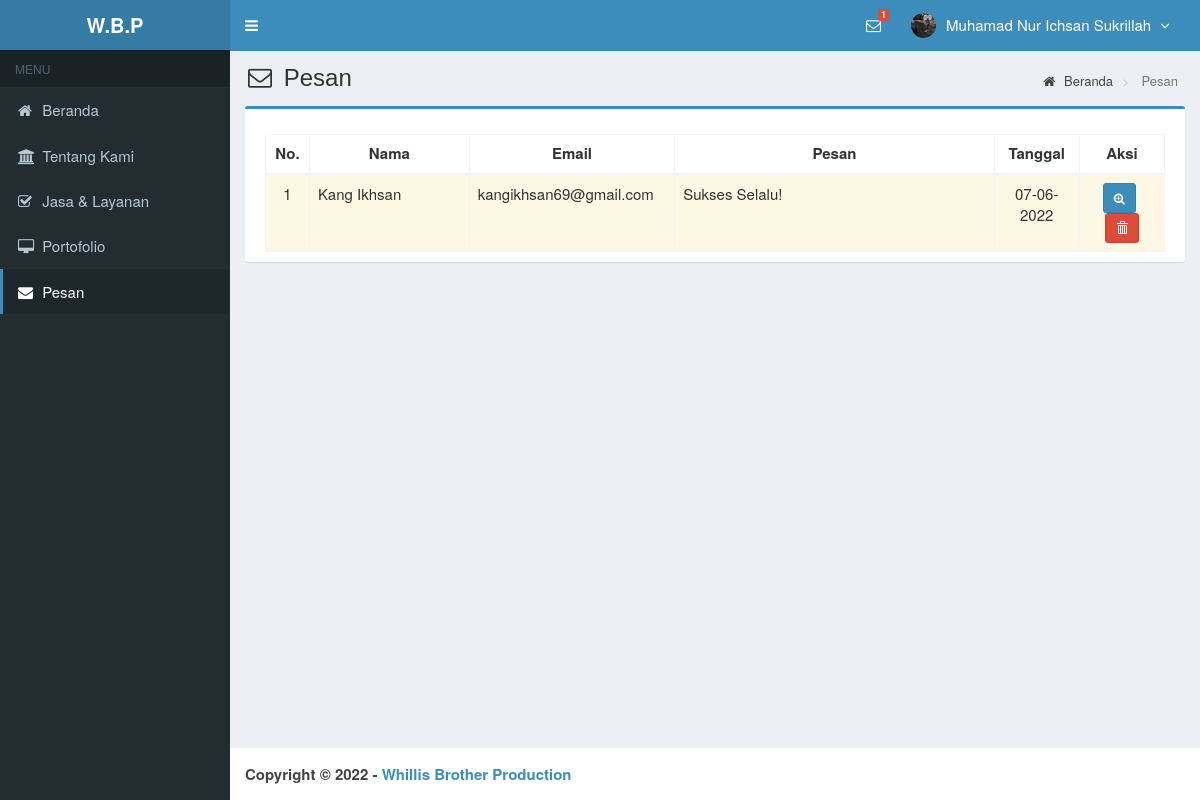
The app's page /admin/main.php?module=message (signed in) with its own data.
### tables this page shows
CREATE TABLE `tb_pesan` (
  `id_pesan` int(11) NOT NULL,
  `tanggal` timestamp NOT NULL DEFAULT CURRENT_TIMESTAMP ON UPDATE CURRENT_TIMESTAMP,
  `nama` varchar(30) NOT NULL,
  `email` varchar(30) NOT NULL,
  `pesan` text NOT NULL,
  `status` enum('y','n') NOT NULL DEFAULT 'n'
);

### admin/modules/message/view.php (the view, shortened to what this page needs)
<section class="content-header">
  <h1>
    <i class="fa fa-envelope-o icon-title"></i> Pesan
  </h1>
  <ol class="breadcrumb">
    <li><a href="?module=home"><i class="fa fa-home"></i> Beranda </a></li>
    <li class="active"> Pesan </li>
  </ol>
</section>
<section class="content">
  <div class="row">
    <div class="col-md-12">
      <div class="box box-primary">
        <div class="box-body">
          <table id="dataTables1" class="table table-bordered table-striped table-hover">
            <thead>
              <tr>
                <th class="center">No.</th>
                <th class="center">Nama</th>
                <th class="center">Email</th>
                <th class="center">Pesan</th>
                <th class="center">Tanggal</th>
                <th class="center">Aksi</th>
              </tr>
            </thead>
            <tbody>
            <?php
            $no = 1;
            $query = mysqli_query($mysqli, "SELECT * FROM tb_pesan ORDER BY id_pesan DESC")
                                            or die('Ada kesalahan pada query tampil data pesan: '.mysqli_error($mysqli));
            while ($data = mysqli_fetch_assoc($query)) {
              $tgl  = substr($data['tanggal'],0,10);
              $exp  = explode('-',$tgl);
              $tanggal = $exp[2]."-".$exp[1]."-".$exp[0];
              if ($data['status']=='y') {
                $warna = "";
              } else {
                $warna = "#fcf8e3";
              }
              echo "<tr style='background:$warna'>
                      <td width='40' class='center'>$no</td>
                      <td width='150'>$data[nama]</td>
                      <td width='120'>$data[email]</td>
                      <td width='300'>$data[pesan]</td>
                      <td width='80' class='center'>$tanggal</td>
                      <td class='center' width='80'>
                        <div>
                          <a data-toggle='tooltip' data-placement='top' title='Detail' style='margin-right:5px' class='btn btn-primary btn-sm' href='modules/message/proses.php?act=update_status&id=$data[id_pesan]'>
                              <i style='color:#fff' class='fa fa-search-plus'></i>
                          </a>";
            ?>
                          <a data-toggle="tooltip" data-placement="top" title="Hapus" class="btn btn-danger btn-sm" href="modules/message/proses.php?act=delete&id=<?php echo $data['id_pesan'];?>" onclick="return confirm('Anda yakin ingin menghapus pesan dari <?php echo $data['nama']; ?> ?');">
                              <i style="color:#fff" class="glyphicon glyphicon-trash"></i>
                          </a>
            <?php
              echo "    </div>
                      </td>
                    </tr>";
              $no++;
            }
            ?>
            </tbody>
          </table>
        </div>
      </div>
    </div>
  </div>
</section><!-- /.content

### admin/main.php (shortened to what this page needs)
<!DOCTYPE html>
<html>
  <head>
    <link href="assets/css/bootstrap.min.css" rel="stylesheet" type="text/css" />
    <link href="assets/plugins/font-awesome-4.6.3/css/font-awesome.min.css" rel="stylesheet" type="text/css" />
    <link href="assets/plugins/datatables/dataTables.bootstrap.css" rel="stylesheet" type="text/css" />
    <link href="assets/plugins/datepicker/datepicker.min.css" rel="stylesheet" type="text/css" />
    <link href="assets/css/AdminLTE.min.css" rel="stylesheet" type="text/css" />
    <link href="assets/css/skins/skin-blue.min.css" rel="stylesheet" type="text/css" />
    <link href="assets/plugins/datepicker/datepicker3.css" rel="stylesheet" type="text/css" />
    <link href="assets/css/style.css" rel="stylesheet" type="text/css" />
  </head>
  <body class="skin-blue fixed">
    <div class="wrapper">
      <header class="main-header">
        <a href="main.php?module=home" class="logo"><b>W.B.P</b></a>
        <nav class="navbar navbar-static-top" role="navigation">
          <a href="#" class="sidebar-toggle" data-toggle="offcanvas" role="button">
          </a>
          <div class="navbar-custom-menu">
            <ul class="nav navbar-nav">
              <?php
              require_once "../config/database.php";
              $query = mysqli_query($mysqli, "SELECT COUNT(id_pesan) as jumlah FROM tb_pesan WHERE status='n'")
                                              or die('Ada kesalahan pada query tampil data pesan: '.mysqli_error($mysqli));
              $data = mysqli_fetch_assoc($query);
              if ($data['jumlah']=='0') {
                $jumlah = '';
              } else {
                $jumlah = $data['jumlah'];
              }
              ?>
              <li class="dropdown messages-menu">
                <a href="#" class="dropdown-toggle" data-toggle="dropdown">
                  <i class="fa fa-envelope-o"></i>
                  <span style="background:#dd4b39" class="label"><?php echo $jumlah; ?></span>
                </a>
              </li>
              <?php include "top-menu.php" ?>
            </ul>
          </div>
        </nav>
      </header>
      <aside class="main-sidebar">
        <section class="sidebar">
            <?php include "sidebar-menu.php" ?>
        </section>
      </aside>
      <div class="content-wrapper">
        <?php include "content.php" ?>
      </div>
      <footer class="main-footer">
        <strong>Copyright &copy; 2022 - <a href="main.php?module=home"> Whillis Brother Production</strong>
      </footer>
    </div>
  </body>
</html>

### admin/top-menu.php (shortened to what this page needs)
<li class="dropdown user user-menu">
  <a href="#" class="dropdown-toggle" data-toggle="dropdown">
    <img src="../images/user/ichsan.jpg" class="user-image" alt="User Image"/>
    <span class="hidden-xs"><?php echo $_SESSION['nama_lengkap']; ?> <i style="margin-left:5px" class="fa fa-angle-down"></i></span>
  </a>
</li>

### admin/sidebar-menu.php
   <ul class="sidebar-menu">
       <li class="header">MENU</li>
<?php
if ($_GET["module"]=="home") { ?>
	<li class="active">
		<a href="?module=home"><i class="fa fa-home"></i> Beranda </a>
  	</li>
<?php
}
else { ?>
	<li>
		<a href="?module=home"><i class="fa fa-home"></i> Beranda </a>
  	</li>
<?php
}
if ($_GET["module"]=="about") { ?>
	<li class="active">
		<a href="?module=about"><i class="fa fa-university"></i> Tentang Kami </a>
  	</li>
<?php
}
else { ?>
	<li>
		<a href="?module=about"><i class="fa fa-university"></i> Tentang Kami </a>
  	</li>
<?php
}
if ($_GET["module"]=="service") { ?>
	<li class="active">
		<a href="?module=service"><i class="fa fa-check-square-o"></i> Jasa & Layanan </a>
  	</li>
<?php
}
else { ?>
	<li>
		<a href="?module=service"><i class="fa fa-check-square-o"></i> Jasa & Layanan </a>
  	</li>
<?php
}
if ($_GET["module"]=="portfolio" || $_GET["module"]=="form_portfolio") { ?>
	<li class="active">
		<a href="?module=portfolio"><i class="fa fa-desktop"></i> Portofolio</a>
  	</li>
<?php
}
else { ?>
	<li>
		<a href="?module=portfolio"><i class="fa fa-desktop"></i> Portofolio</a>
  	</li>
<?php
}
if ($_GET["module"]=="message" || $_GET["module"]=="form_message") { ?>
	<li class="active">
		<a href="?module=message"><i class="fa fa-envelope"></i> Pesan </a>
  	</li>
<?php
}
else { ?>
	<li>
		<a href="?module=message"><i class="fa fa-envelope"></i> Pesan </a>
  	</li>
<?php
}
?>
</ul>

### admin/content.php (shortened to what this page needs)
<?php
require_once "../config/database.php";
if (empty($_SESSION['username']) && empty($_SESSION['password'])){
	echo "<meta http-equiv='refresh' content='0; url=index.php?alert=1'>";
}
else {
	if ($_GET['module'] == 'home') {
		include "modules/home/view.php";
	}
	elseif ($_GET['module'] == 'about') {
		include "modules/about/view.php";
	}
	elseif ($_GET['module'] == 'service') {
		include "modules/service/view.php";
	}
	elseif ($_GET['module'] == 'portfolio') {
		include "modules/portfolio/view.php";
	}
	elseif ($_GET['module'] == 'form_portfolio') {
		include "modules/portfolio/form.php";
	}
	elseif ($_GET['module'] == 'message') {
		include "modules/message/view.php";
	}
	elseif ($_GET['module'] == 'form_message') {
		include "modules/message/form.php";
	}
	elseif ($_GET['module'] == 'password') {
		include "modules/password/view.php";
	}
}
?>

### admin/assets/css/style.css (style rules this page uses)
.content-header { padding: 15px 18px 0; position: relative; }
.content-header > .breadcrumb { background: transparent none repeat scroll 0 0; border-radius: 2px; float: right; font-size: 13px; margin-bottom: 0; margin-top: 0; padding: 7px 12px; position: absolute; right: 10px; top: 15px; }
.center { text-align:center; }
.icon-title { margin-right: 5px; }
body { background-color: #fff; color: #333; font-size: 15px; line-height: 1.42857; }

### records on screen
tb_pesan: nama "Kang Ikhsan", email "kangikhsan69@gmail.com", pesan "Sukses Selalu!", tanggal "07-06-2022"

### other values on screen
$jumlah "1"
$_SESSION['nama_lengkap'] "Muhamad Nur Ichsan Sukrillah"
